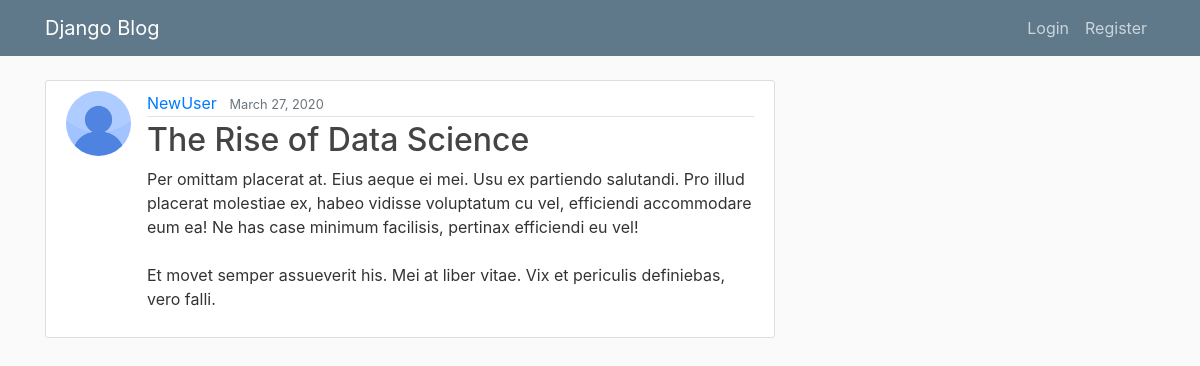
The page /post/26/ on the database its author committed.
### blog/models.py (models this page shows, shortened)
class Post(models.Model):
    title = models.CharField(max_length=100)
    content = models.TextField()
    date_posted = models.DateTimeField(default=timezone.now)
    author = models.ForeignKey(User, on_delete=models.CASCADE)

### users/models.py (models this page shows, shortened)
class Profile(models.Model):
    user = models.OneToOneField(User, on_delete=models.CASCADE)
    image = models.ImageField(default='default.jpg', upload_to='profile_pics')

### blog/views.py (the view)
# urls.py: path('post/<int:pk>/',PostDetailView.as_view(), name='post-detail'),
class PostDetailView(DetailView):
    model = Post

### blog/templates/blog/post_detail.html (shortened to what this page needs)
{% extends "blog/base.html" %}
{% block content %}
      <article class="media content-section">
        <img src="{{ object.author.profile.image.url }}" class="rounded-circle article-img">
        <div class="media-body">
          <div class="article-metadata">
            <a class="mr-2" href="{% url 'user-posts' object.author.username %}">{{ object.author }}</a>
            <small class="text-muted">{{ object.date_posted|date:"F d, Y" }}</small>
          </div>
          <h2>{{ object.title }}</h2>
          <p class="article-content">{{ object.content }}</p>
        </div>
      </article>
{% endblock content %}

### blog/static/blog/main.css (style rules this page uses)
body { background: #fafafa; color: #333333; margin-top: 5rem; }
h1, h2, h3, h4, h5, h6 { color: #444444; }
.content-section { background: #ffffff; padding: 10px 20px; border: 1px solid #dddddd; border-radius: 3px; margin-bottom: 20px; }
.article-content { white-space: pre-line; }
.article-img { height: 65px; width: 65px; margin-right: 16px; }
.article-metadata { padding-bottom: 1px; margin-bottom: 4px; border-bottom: 1px solid #e3e3e3 }

### rows shown on the page
Post: author.profile.image (placeholder picture), author "NewUser", date_posted "March 27, 2020", title "The Rise of Data Science", content "Per omittam placerat at. Eius aeque ei mei. Usu ex partiendo salutandi. Pro illud placerat molestiae ex, habeo vidisse voluptatum cu vel, efficiendi accommodare eum ea! Ne has case minimum facilisis, pertinax efficiendi eu vel! Et movet semper assueverit his. Mei at liber vitae. Vix et periculis definiebas, vero falli."
